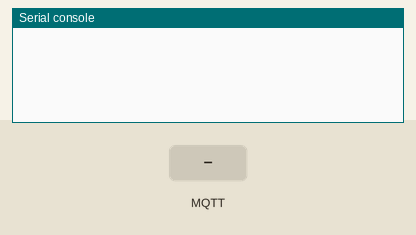
Simulated run of this program. Board: MicroPython board. Parts: the last lines printed to the serial console. Inputs (shaded band) come from the test bench. No MQTT or app messages arrive unless stated.

Above: at 1.3 s.
1.4 s: MQTT message "1" arrives on the first subscribed topic
At 2.5 s:
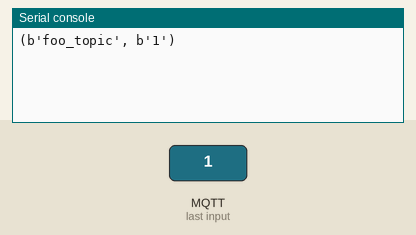
3.6 s: MQTT message "on" arrives on the first subscribed topic
At 5.3 s:
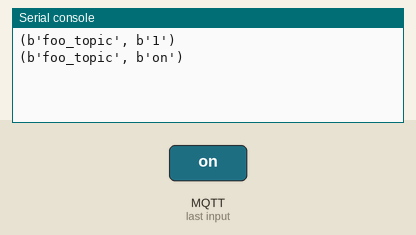
5.6 s: MQTT message "off" arrives on the first subscribed topic
At 7.1 s:
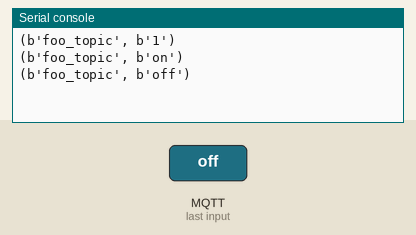

Measured:
- after the input at 1.4 s, the serial console: prints a new line after 0.76 s (image 1)
- after the input at 3.6 s, the serial console: prints a new line after 0.56 s (image 2)
- after the input at 5.6 s, the serial console: prints a new line after 0.57 s (image 3)

The program:

mqtt_wrapper.py
```python
import time
from umqtt.simple import MQTTClient

# Publish test messages e.g. with:
# mosquitto_pub -t foo_topic -m hello
blocking_wait = False
mqtt_client = None


# Received messages from subscriptions will be delivered to this callback
def simple_sub_cb(topic, msg):
    print((topic, msg))


def init(client_id, hostname='alpcer0.local', sub_topic='kybIntcpt', callback=simple_sub_cb):
    global mqtt_client
    mqtt_client = MQTTClient(client_id, hostname)
    mqtt_client.set_callback(callback)
    mqtt_client.connect()
    mqtt_client.subscribe(sub_topic)
    mqtt_client.ping()
    mqtt_client.wait_msg()

def main(server="alpcer0.local"):
    global blocking_wait
    c = MQTTClient("umqtt_client", server)
    c.set_callback(simple_sub_cb)
    c.connect()
    c.subscribe(b"foo_topic")
    while True:
        if blocking_wait:
            # Blocking wait for message
            c.wait_msg()
            c.publish(b'bar_topic', b'received a message')
        else:
            c.publish(b'bar_topic', b'checking for messages')
            # Non-blocking wait for message
            c.check_msg()
            # Then need to sleep to avoid 100% CPU usage (in a real
            # app other useful actions would be performed instead)
            time.sleep(1)

    c.disconnect()


if __name__ == "__main__":
    main()
```
